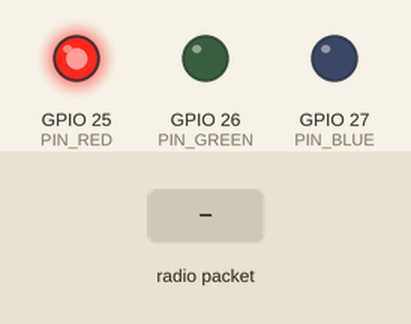
The sketch below on a simulated ESP32. Parts: output pins drawn as LEDs (lit = HIGH). Inputs (shaded band) come from the test bench. No radio packets arrive unless stated; what the sketch prints to the serial monitor is not drawn.

Above: at 1.2 s.
1.3 s: radio packet "1" arrives
At 1.6 s:
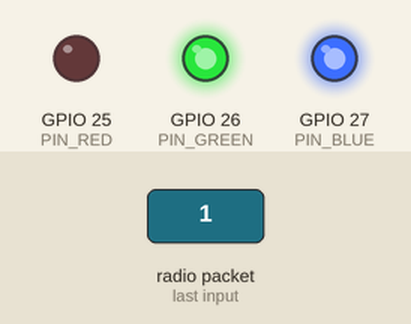
4.3 s: radio packet "0" arrives
At 6.7 s:
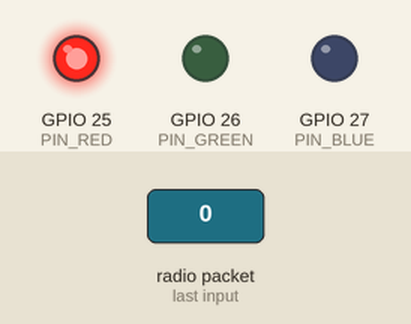
7.3 s: radio packet "2" arrives
At 8.5 s:
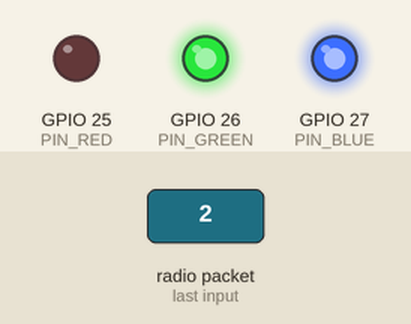
Timing chart, 0 to 10.8 s (numbered marks = the images above; inputs shaded):
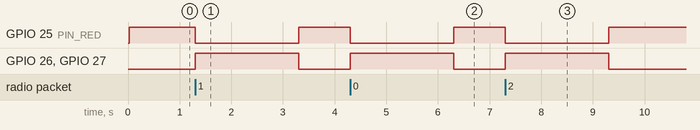

Measured:
- after the input at 1.3 s, GPIO 25 (PIN_RED): HIGH → LOW at once, → HIGH 2.0 s later; GPIO 26 (PIN_GREEN), GPIO 27 (PIN_BLUE): LOW → HIGH at once, → LOW 2.0 s later
- after the input at 4.3 s, GPIO 25 (PIN_RED): HIGH → LOW at once, → HIGH 2.0 s later; GPIO 26 (PIN_GREEN), GPIO 27 (PIN_BLUE): LOW → HIGH at once, → LOW 2.0 s later
- after the input at 7.3 s, GPIO 25 (PIN_RED): HIGH → LOW at once, → HIGH 2.0 s later; GPIO 26 (PIN_GREEN), GPIO 27 (PIN_BLUE): LOW → HIGH at once, → LOW 2.0 s later

The sketch:

Antena_reciver_parking.ino
```cpp
/*********
  Modified from the examples of the Arduino LoRa library
  More resources: https://randomnerdtutorials.com
*********/

#include <SPI.h>
#include <LoRa.h>

//define the pins used by the transceiver module
#define ss 5
#define rst 14
#define dio0 2

#define PIN_RED    25 //
#define PIN_GREEN  26 //
#define PIN_BLUE   27 //

void setup() {
  //initialize Serial Monitor
  Serial.begin(115200);
  pinMode(PIN_RED,   OUTPUT);
  pinMode(PIN_GREEN, OUTPUT);
  pinMode(PIN_BLUE,  OUTPUT);
  while (!Serial);
  Serial.println("LoRa Receiver");

  //setup LoRa transceiver module
  LoRa.setPins(ss, rst, dio0);

  //replace the LoRa.begin(---E-) argument with your location's frequency
  //433E6 for Asia
  //866E6 for Europe
  //915E6 for North America
  while (!LoRa.begin(915E6)) {
    Serial.println(".");
    delay(500);
  }
   // Change sync word (0xF3) to match the receiver
  // The sync word assures you don't get LoRa messages from other LoRa transceivers
  // ranges from 0-0xFF
  LoRa.setSyncWord(0xF3);
  Serial.println("LoRa Initializing OK!");
}

void loop() {
    analogWrite(PIN_RED,   255);
    analogWrite(PIN_GREEN, 0);
    analogWrite(PIN_BLUE,  0);
  // try to parse packet
  int packetSize = LoRa.parsePacket();
  if (packetSize) {
    analogWrite(PIN_RED,   0);
    analogWrite(PIN_GREEN, 255);
    analogWrite(PIN_BLUE,  255);
    // received a packet
    Serial.print("Received packet '");
    delay(1000);
    // read packet
    while (LoRa.available()) {
      String LoRaData = LoRa.readString();
      Serial.print(LoRaData);
    }

    // print RSSI of packet
    Serial.print("' with RSSI ");
    Serial.println(LoRa.packetRssi());
  }
}
```
